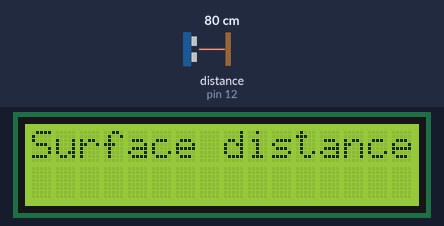
Recording of a program running on a simulated Arduino Uno, built with avr-gcc and run on an emulated ATmega328P. Shown: 16×2 character LCD. Wiring (inferred from the names in the program): ultrasonic range finder: trigger pin 13; echo pin 12. The inputs (shaded band) are chosen by the test bench; at power-on: distance to the obstacle (sensor on pin 12) 80 cm. The echo pulse lasts 58.3 µs per cm.

Above: at 0.1 s.
At 27.7 s:
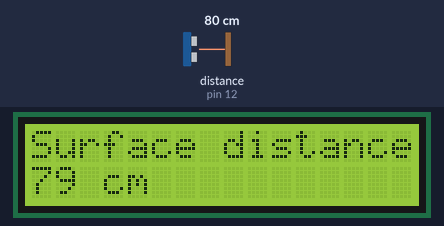

The program:

main.cpp
```cpp
// (licence header left out)
//******************************************************************************
// System includes
//******************************************************************************
#include <Arduino.h>
#include <Wire.h>
#include <LiquidCrystal_I2C.h>
#include <stdio.h>

//******************************************************************************
// Own includes
//******************************************************************************
#include "hc-sr04.h"

//******************************************************************************
// Global resources
//******************************************************************************
LiquidCrystal_I2C i2sLcdDisplay(0x27, 16, 2);

//******************************************************************************
// Constants used in program
//******************************************************************************
static const int pinTrigger = 13;
static const int pinEcho = 12;
static const int delta = 50;
static const int measurements = 500;

//******************************************************************************
// Setup of super sonic sensor and display
//******************************************************************************
void setup()
{
    hcsr04_setup(pinTrigger, pinEcho);
    i2sLcdDisplay.init();
    i2sLcdDisplay.backlight();

    // Write only once the headline on 1st row
    i2sLcdDisplay.setCursor(0,0);
    i2sLcdDisplay.print("Surface distance");
}

//******************************************************************************
// Main program in loop
//******************************************************************************
void loop()
{
    // Init buffer for output on display
    char buffer[16] = "\0";

    // Read average value of measurements
    int distance = hcsr04_read_average(measurements, delta, pinTrigger, pinEcho);
    // Fill buffer for display - the blanks ensure a cleanup of unused characters
    snprintf(buffer, 16, "%d cm                ", distance);

    // Write measurement value to display, 2nd row
    i2sLcdDisplay.setCursor(0,1);
    i2sLcdDisplay.print(buffer);
}
```

hc-sr04.h
```cpp
// (licence header left out)
//******************************************************************************
// Use a HC-SR04 super sonic sensor to read a distance.
//******************************************************************************

#ifndef HC_SR04_H
#define HC_SR04_H

/**
 * Setup of the sensor, means the trigger pin and the echo pin.
 * @params pinTrigger - The pin to trigger measurement.
 * @params pinEcho - The pin where to get notified on echo.
 */
void hcsr04_setup(int pinTrigger, int pinEcho);

/**
 * Read a measurement value in cm.
 * @params timeToWait - Time to wait until return.
 * @params pinTrigger - The pin to trigger measurement.
 * @params pinEcho - The pin where to get notified on echo.
 */
int hcsr04_read(int timeToWait, int pinTrigger, int pinEcho);

/**
 * Determine an average measurement value in cm.
 * @params measurements - Number of measurements for average value.
 * @params timeToWait - Time to wait between each measurement.
 * @params pinTrigger - The pin to trigger measurement
 * @params pinEcho - The pin where to get notified on echo.
 */
int hcsr04_read_average(int measurements, int timetowait, int pinTrigger, int pinEcho);

#endif // HC_SR04_H
```

hc-sr04.cpp
```cpp
// (licence header left out)
//******************************************************************************
// Use a HC-SR04 super sonic sensor to read a distance.
//******************************************************************************
#include "hc-sr04.h"

#include <Arduino.h>

//******************************************************************************
void hcsr04_setup(int pinTrigger, int pinEcho)
{
    pinMode(pinTrigger, OUTPUT);
    pinMode(pinEcho, INPUT);
}

//******************************************************************************
int hcsr04_read(int timeToWait, int pinTrigger, int pinEcho)
{
    int duration = 0;
    int distance = 0;

    digitalWrite(pinTrigger, LOW);
    delayMicroseconds(3);
    digitalWrite(pinTrigger, HIGH);
    delayMicroseconds(10);
    digitalWrite(pinTrigger, LOW);

    duration = pulseIn(pinEcho, HIGH);
    distance = (int)((duration / 2.0) / 29.1);
    delay(timeToWait);

    return distance;
}

//******************************************************************************
int hcsr04_read_average(int measurements, int timeToWait, int pinTrigger, int pinEcho)
{
    long total = 0L;
    int average = 0;

    for (int i = 0; i < measurements; i++)
    {
        total += hcsr04_read(timeToWait, pinTrigger, pinEcho);
    }

    average = (int)(total / (measurements * 1.0));
    return average;
}
```
